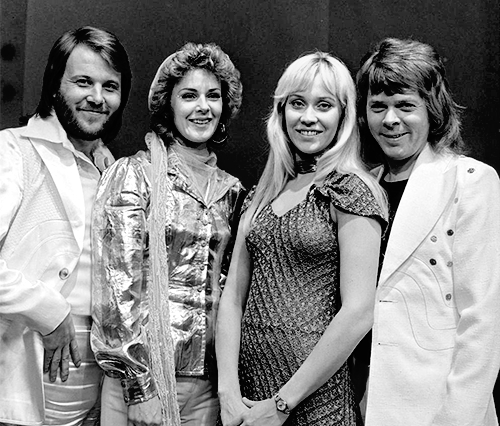
#> input picture DELTA/Team DELTA AUTO CARS/6.jpg, 500 x 426 px
$ python 'Face and Eye {not perfect}.py'
#> lines starting #> are read from the running program, lines starting #| are printed output that depends on the picture; after the words box and inside, x2 and y2 are one past the last pixel; in counts of white or black regions, pixels touching at a corner belong together
import cv2
import numpy as np

face_cascade = cv2.CascadeClassifier('haarcascade_frontalface_default.xml')
eye_cascade = cv2.CascadeClassifier('haarcascade_eye.xml')

img = cv2.imread('6.jpg')
#> img is the input picture: shape (426, 500, 3); min 0, max 255, mean 130.8
gray = cv2.cvtColor(img, cv2.COLOR_BGR2GRAY)

faces = face_cascade.detectMultiScale(gray, 1.2, 6)
#> faces = [[169, 71, 65, 65], [57, 55, 75, 75], [263, 67, 92, 92], [355, 81, 73, 73]]

for (x,y,w,h) in faces:
    cv2.rectangle(img,(x,y),(x+w,y+h),(255,0,0),2)
#> this loop made 4 passes
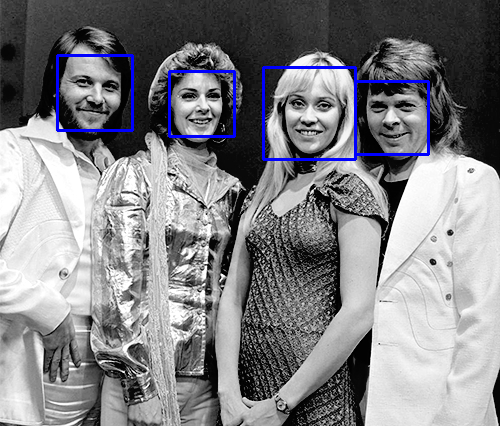
#> img: shape (426, 500, 3); 1.6% of pixels changed, all inside (x1, y1, x2, y2) = (56, 54, 430, 161)

roi_gray = gray[y:y+h, x:x+w]
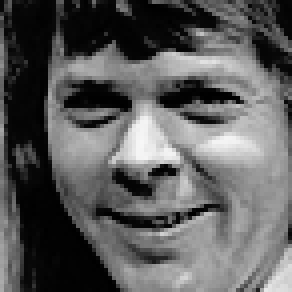
#> roi_gray: shape (73, 73) (shown 4 times larger); min 0, max 247, mean 92.3
roi_color = img[y:y+h, x:x+w]
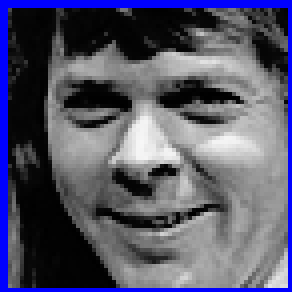
#> roi_color: shape (73, 73, 3) (shown 4 times larger); mean B, G, R 106.6, 86.1, 86.1
eyes = eye_cascade.detectMultiScale(roi_gray)
#> eyes = ()

for (ex,ey,ew,eh) in eyes:
        cv2.rectangle(roi_color,(ex,ey),(ex+ew,ey+eh),(0,255,0),2)
#> this loop made 0 passes

cv2.imshow('img',img)
cv2.waitKey(0)
cv2.destroyAllWindows()

$ run again, with DELTA/Team DELTA AUTO CARS/10.jpg copied over DELTA/Team DELTA AUTO CARS/6.jpg
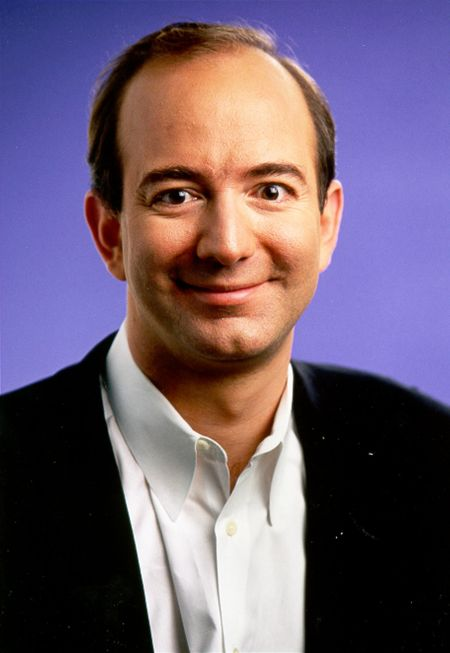
#> input picture DELTA/Team DELTA AUTO CARS/10.jpg, 450 x 653 px
#> img is the input picture: shape (653, 450, 3); mean B, G, R 111.4, 92.4, 109
#> faces = [[95, 86, 261, 261]]
#> the loop `for (x,y,w,h) in faces:` made 1 pass
#> eyes = [[145, 77, 57, 57], [45, 79, 62, 62]]
#> the loop `for (ex,ey,ew,eh) in eyes:` made 2 passes
#> after the loop `for (ex,ey,ew,eh) in eyes:`:
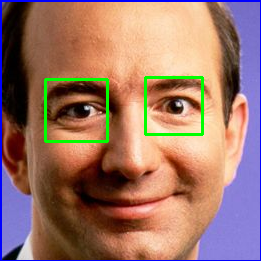
#> roi_color: shape (261, 261, 3); mean B, G, R 104.8, 117.1, 156.5
#> `cv2.imshow('img',img)`:
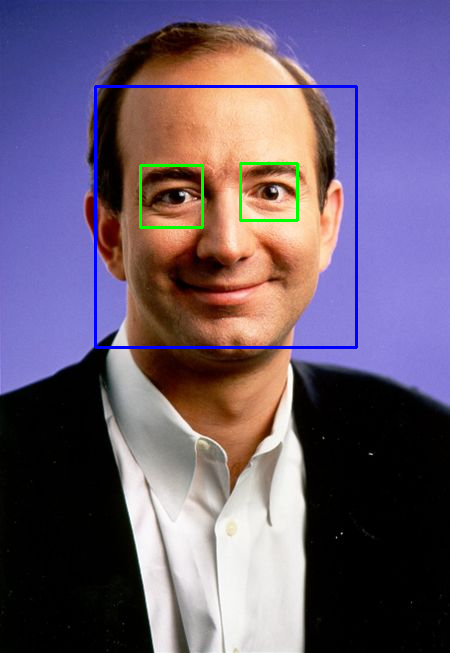
#> window 'img': shape (653, 450, 3); mean B, G, R 112.2, 91.9, 106.6
